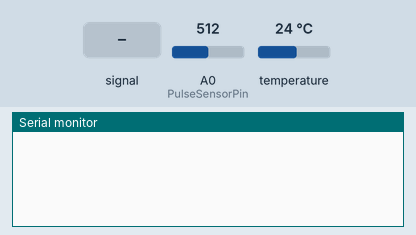
Bench run of a sketch on a simulated Arduino Uno, built with avr-gcc and run on an emulated ATmega328P. On the bench: the last lines printed to the serial monitor. The test bench sets the inputs (shaded band); at power-on: temperature 24 °C, A0 (PulseSensorPin) = 512.

Above: at 1.2 s.
1.3 s: A0 (PulseSensorPin) fed a 200 Hz sine of ±81 counts around its level
At 5.0 s:
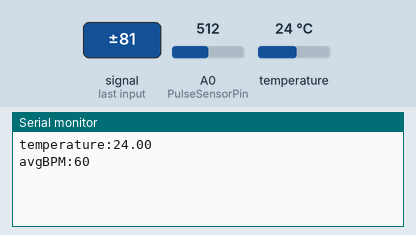
5.3 s: temperature set to 12 °C
At 6.3 s:
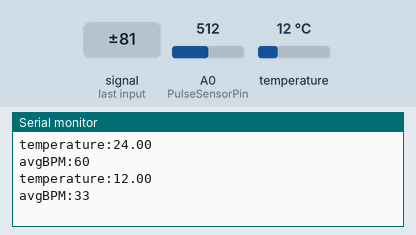
6.8 s: temperature set to 19 °C
At 8.7 s:
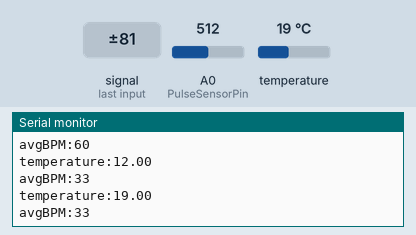
Timing chart, 0 to 10.2 s (numbered marks = the images above; inputs shaded):
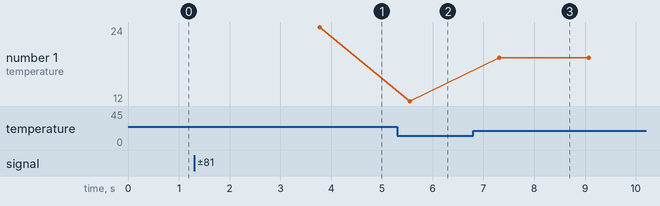

The sketch:

arduino_code.ino
```cpp
// Define the pulse sensor pin

const int PulseSensorPin = A0;


// Variable to store the sensor reading

int Signal;


// Threshold for detecting a pulse

int Threshold = 512;


// Variables for time tracking

unsigned long currentTime;

unsigned long previousTime;


// Libraries for the temperature sensor

#include <OneWire.h>

#include <DallasTemperature.h>


// Data wire

#define ONE_WIRE_BUS 10


// Setup oneWire instance to communicate with oneWire devices

OneWire oneWire(ONE_WIRE_BUS);


DallasTemperature tmpSensor(&oneWire);


// Function to receive data from UART

void receiveData() {

  if (Serial.available() > 0) {

    // Read the incoming message until newline character

    String message = Serial.readStringUntil('\n');

    // Find the position of the colon (":") in the message

    int delimiter = message.indexOf(":");

    if (delimiter != -1) {

      // Extract the identifier and data from the message

      String identifier = message.substring(0, delimiter);

      int data = message.substring(delimiter + 1).toInt();


      // Assign the received data based on the identifier

      if (identifier == "datos") {

        int datos = data;

      } else {

        // Ignore data with unrecognized identifiers

      }

    }

  }

}


// Function to send integer data over UART

void sendData(String identifier, int data) {

  String message = identifier + ":" + String(data);

  Serial.println(message);

}


// Function to send float data over UART

void sendData(String identifier, float data) {

  String message = identifier + ":" + String(data);

  Serial.println(message);

}


void setup() {

  Serial.begin(9600);


  // Start the temperature sensor library

  tmpSensor.begin();

}


void loop() {

  int averageBPM;

  // Call the function to receive data from UART

  receiveData();

  // Get the current time

  currentTime = millis();

  // Read the analog value from the pulse sensor

  Signal = analogRead(PulseSensorPin);


  // Check if the signal is above the threshold and a beat is not already detected

  if (Signal > Threshold) {


    if (previousTime != 0) {  // Check if this is not the first beat

      // Calculate the duration between beats

      unsigned long duration = currentTime - previousTime;


      // Variables for calculating average BPM

      int totalBPM = 0;

      int test = 20;  // Number of samples for calculating average BPM


      // Calculate total BPM over 'test' number of samples

      for (int i = 0; i < test; i++) {

        int BPM = 60000 / duration;

        totalBPM += BPM;

      }


      // Request temperature from the sensor

      tmpSensor.requestTemperatures();


      // Read temperature in Celsius

      float tempC = tmpSensor.getTempCByIndex(0);


      // Calculate average BPM

      averageBPM = totalBPM / test;


      // Send temperature and average BPM over UART

      sendData("temperature", tempC);

      sendData("avgBPM", averageBPM);

    }


    // Update the previous time to the current time

    previousTime = currentTime;

  }


  // Add a delay to avoid reading the sensor too frequently

  delay(1000);

}
```

Measured:
- after the input at 1.3 s, the serial monitor: prints a new line after 2.5 s (image 1)
- after the input at 5.3 s, the serial monitor: prints a new line after 0.25 s (image 2)
- after the input at 6.8 s, the serial monitor: prints a new line after 0.51 s (image 3)
- plotted number 1: 24 → 12 after the input at 5.3 s, 12 → 19 after the input at 6.8 s
